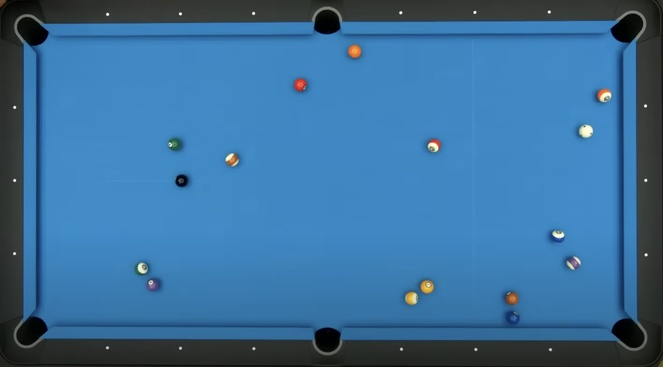
#> input picture photos/img_start.jpeg, 663 x 367 px, shrunk from 1510 x 836 before the run, found by its file name
$ python hough_detector.py
#> lines starting #> are read from the running program, lines starting #| are printed output that depends on the picture; after the words box and inside, x2 and y2 are one past the last pixel; in counts of white or black regions, pixels touching at a corner belong together
### output_utils.py
"""
A utility for creating output paths for debug files.
"""

from pathlib import Path

# The base directory for all debug output.
DEBUG_DIR = Path("output/debug")


def get_output_path(file_name: str, sub_dir: str = "") -> str:
    """
    Constructs a full path for a debug file and ensures the directory exists.

    Args:
        file_name: The name of the file to be saved.
        sub_dir: An optional subdirectory within the main debug directory.

    Returns:
        The full, absolute path to the output file as a string.
    """
    if sub_dir:
        output_dir = DEBUG_DIR / sub_dir
    else:
        output_dir = DEBUG_DIR

    # Ensure the directory exists.
    output_dir.mkdir(parents=True, exist_ok=True)

    # Use pathlib to construct the final path and return it as a string.
    return str(output_dir / Path(file_name).name)

### const_numbers.py
"""
Global Configuration and Application State Management.

This module serves a dual purpose:
1.  It defines file system paths and geometric constants for the pool table
    analysis.
2.  It manages the mutable state of the application using global variables and
    accessor functions.

Warning:
    The use of global variables for application state is a significant
    architectural flaw. It makes the system difficult to test, debug, and scale,
    and it is not safe for concurrent requests. A future refactor should
    encapsulate this state within a dedicated context or state management class
    that is passed explicitly through the application.

"""

import math
from pathlib import Path
from typing import List, Optional

from analyzer_table.launcher_helper.json_models import Rectangle, BallType
from game_class.C_pocket import Pocket

# --- Mutable Global State ---
# These variables store the application's state and are modified during runtime.
# This is a temporary and unsafe design.

_TABLE_LENGTH_CM: float = 290.0
_TABLE_WIDTH_CM: float = 145.0
_PLAYER_BALL_TYPE: str = BallType.SOLID
_CROPPED_IMAGE_PATH: str = ""
_CROPPED_RECTANGLE: Optional[Rectangle] = None
_USE_PREDICTED_POCKETS: bool = False
_DETECTED_POCKETS: Optional[List[Pocket]] = None
_IMAGE_WIDTH_PX: float = 0.0
_IMAGE_HEIGHT_PX: float = 0.0

# --- File System Paths and Constants ---

BASE_DIR = Path(__file__).resolve().parent
OUTPUT_DIR = BASE_DIR / "output"
UPLOAD_DIR = BASE_DIR / "uploads"
FRONTEND_DIR = BASE_DIR / "frontend"

RECTANGLE_JSON_PATH = "rectangles_cache.json"
OUTPUT_IMAGE_PATH = OUTPUT_DIR / "img.png"
OUTPUT_JSON_PATH = OUTPUT_DIR / "analysis.json"
OUTPUT_CONTACT_VIEW_PATH = BASE_DIR / "img_contact.png"
FELT_MASK_PATH = "output/debug/black_white_detect/01_felt_mask.jpg"

MERGE_MAX_Y_DIFF: int = 65  # Allowed pixel distance on Y-axis for merging
NOT_FREE_SHOT: str = "dont have a free shot"
FORSE_WALL_SHOT: bool = False  # Debug flag to force wall shot calculations

# --- State Accessor Functions ---


def get_table_length() -> float:
    """Returns the current table length in centimeters."""
    global _TABLE_LENGTH_CM
    return _TABLE_LENGTH_CM


# [38 lines left out: functions set_table_length, get_table_width, set_table_width, not called in this run]


def get_ball_type() -> str:
    """Returns the player's currently selected ball type ('SOLID' or 'STRIPED')."""
    return _PLAYER_BALL_TYPE


# [19 lines left out: function set_ball_type, not called in this run]


def get_pocket_path() -> str:
    """Returns the file path to the cropped image used for pocket analysis."""
    return _CROPPED_IMAGE_PATH


# [5 lines left out: function set_pocket_path, not called in this run]


def get_rectangle_croped() -> Optional[Rectangle]:
    """Returns the Rectangle object used for cropping."""
    return _CROPPED_RECTANGLE


# [4 lines left out: function set_rectangle_croped, not called in this run]


def get_use_predicted_pockets() -> bool:
    """Returns True if user-predicted pockets should be used."""
    return _USE_PREDICTED_POCKETS


# [4 lines left out: function set_use_predicted_pockets, not called in this run]


def get_detected_pockets() -> Optional[List[Pocket]]:
    """Returns the list of detected Pocket objects."""
    return _DETECTED_POCKETS


# [5 lines left out: function set_detected_pockets, not called in this run]


def get_width_px() -> float:
    """Returns the width of the cropped image in pixels."""
    return _IMAGE_WIDTH_PX


# [4 lines left out: function set_width_px, not called in this run]


def get_height_px() -> float:
    """Returns the height of the cropped image in pixels."""
    return _IMAGE_HEIGHT_PX


# [4 lines left out: function set_height_px, not called in this run]


# --- Derived Geometric Calculations ---
# These functions calculate geometric properties based on the current table size.


def get_ball_radius() -> float:
    """Calculates the ball radius based on table length."""
    return get_table_length() / 100.0


def get_ball_radius_photo() -> float:
    """Calculates a larger ball radius for visualization purposes."""
    return get_table_length() / 60.0


def get_pocket_margin() -> float:
    """Calculates the margin around pockets for detection."""
    return get_table_length() / 45.0


def get_pocket_margin_merge() -> float:
    """Calculates a larger pocket margin used for merging pocket detections."""
    return get_table_length() / 30.0


def get_wall_margin() -> float:
    """Calculates the margin from the table walls."""
    return get_table_length() / 37.0


def get_ball_diameter() -> float:
    """Calculates the effective ball diameter, including a small buffer."""
    return get_ball_radius() * 2.2


def get_corner_pocket_radius() -> float:
    """Calculates the radius for corner pockets."""
    return get_table_length() / 72.5


def get_side_pocket_radius() -> float:
    """Calculates the radius for side pockets."""
    return get_table_length() / 64.4


# [6 lines left out: function get_min_distance_from_pocket, not called in this run]


def get_safe_distance() -> float:
    """Calculates the safe distance buffer between two balls."""
    return get_ball_radius() * 0.5


def get_pocket_radius() -> float:
    """Calculates a general pocket radius."""
    return get_table_length() / 50.0


def get_pocket_up_radius() -> float:
    """Calculates a larger pocket radius for upward angle shots."""
    return get_pocket_radius() * 1.5


def get_pocket_down_radius() -> float:
    """Calculates a smaller pocket radius for downward angle shots."""
    return get_pocket_radius() * 0.5


def get_pocket_radius_determinate() -> float:
    """Calculates a smaller, more precise radius for pocket determination."""
    return get_pocket_radius() * 0.5


def get_ball_radius_determinate() -> float:
    """Calculates a smaller, more precise radius for ball determination."""
    return get_ball_radius() * 0.3


# [20 lines left out: functions get_max_white_to_target_distance, get_get_max_white_to_target_distance, get_crop_half_size, not called in this run]


def get_safe_from_wall() -> float:
    """Calculates the safe distance a ball must be from a wall."""
    return get_ball_radius() * 1.4


# [6 lines left out: function get_merge_max_diff, not called in this run]


def get_merge_overlap_margin() -> float:
    """Returns the pixel margin for considering if two ball detections overlap."""
    return get_ball_radius() * 0.2


# --- Coordinate Conversion and Utility Functions ---


# [48 lines left out: functions clamp_to_table_pocket, convert_detected_pockets_to_game_coordinates, not called in this run]

### analyzer_table/black_white_detect/hough_detector.py
#!/usr/bin/env python3
import sys
from pathlib import Path

sys.path.insert(0, str(Path(__file__).resolve().parent.parent.parent))

from output_utils import get_output_path
import cv2
import numpy as np
from typing import List, Tuple

from const_numbers import *
from analyzer_table.launcher_helper.json_models import Ball
from const_numbers import FELT_MASK_PATH


def preprocess_roi(roi_gray):
    """Applies a series of preprocessing steps to a region of interest."""
    clahe = cv2.createCLAHE(clipLimit=2.0, tileGridSize=(4, 4))
    equalized_roi = clahe.apply(roi_gray)
    denoised_roi = cv2.bilateralFilter(equalized_roi, d=7, sigmaColor=50, sigmaSpace=7)
    blurred_roi = cv2.GaussianBlur(denoised_roi, (5, 5), 0)
    return blurred_roi


def edge_support_ratio(edges, center_x, center_y, radius):
    """Calculates the ratio of edge pixels within a circular region."""
    height, width = edges.shape[:2]
    radius = int(max(1, radius))
    center_x, center_y = int(center_x), int(center_y)
    padding = 1
    roi_x1 = max(0, center_x - radius - padding)
    roi_x2 = min(width - 1, center_x + radius + padding)
    roi_y1 = max(0, center_y - radius - padding)
    roi_y2 = min(height - 1, center_y + radius + padding)
    if roi_x2 < roi_x1 or roi_y2 < roi_y1:
        return 0.0
    roi = edges[roi_y1 : roi_y2 + 1, roi_x1 : roi_x2 + 1]
    if roi.size == 0:
        return 0.0
    if roi.max() == 0:
        return 0.0
    support_ratio = float(roi.sum() > 0)
    return support_ratio


def refine_with_hough(gray_image, bbox_x, bbox_y, bbox_width, bbox_height, padding=20):
    """Refines a bounding box to a circle using Hough Circle Transform."""
    image_height, image_width = gray_image.shape[:2]
    roi_x1 = max(0, bbox_x - padding)
    roi_y1 = max(0, bbox_y - padding)
    roi_x2 = min(image_width, bbox_x + bbox_width + padding)
    roi_y2 = min(image_height, bbox_y + bbox_height + padding)
    roi = gray_image[roi_y1:roi_y2, roi_x1:roi_x2]
    if roi.size == 0:
        return None
    if roi.max() == 0:
        return None
    preprocessed_roi = preprocess_roi(roi)
    edges = cv2.Canny(preprocessed_roi, 60, 160)
    estimated_radius = 0.5 * min(bbox_width, bbox_height)

    def try_hough(hough_param2, min_radius_multiplier, max_radius_multiplier):
        min_radius = max(6, int(min_radius_multiplier * estimated_radius))
        max_radius = max(min_radius + 2, int(max_radius_multiplier * estimated_radius))
        return cv2.HoughCircles(
            preprocessed_roi,
            cv2.HOUGH_GRADIENT,
            dp=1.2,
            minDist=max(10, int(0.8 * estimated_radius)),
            param1=120,
            param2=hough_param2,
            minRadius=min_radius,
            maxRadius=max_radius,
        )

    circles = try_hough(22, 0.7, 1.35)
    if circles is None:
        circles = try_hough(18, 0.45, 1.9)
    if circles is None:
        return None
    best_circle, best_score = None, -1.0
    for circle in circles[0]:
        center_x, center_y, radius = circle
        if radius < 0.4 * estimated_radius:
            continue
        coverage_score = edge_support_ratio(edges, center_x, center_y, radius)
        score = coverage_score * radius
        if score > best_score:
            best_score = score
            best_circle = (center_x, center_y, radius)
    if best_circle is None:
        return None
    center_x, center_y, radius = best_circle
    return int(roi_x1 + center_x), int(roi_y1 + center_y), int(radius)


def touches_border(bbox, image_width, image_height, padding=3):
    """Checks if a bounding box touches the image border."""
    bbox_x, bbox_y, bbox_width, bbox_height = bbox
    return (
        bbox_x <= padding
        or bbox_y <= padding
        or (bbox_x + bbox_width) >= (image_width - 1 - padding)
        or (bbox_y + bbox_height) >= (image_height - 1 - padding)
    )


def balls_from_connected_components(binary_mask, gray_image):
    """Finds balls from connected components in a binary mask."""
    image_height, image_width = binary_mask.shape[:2]
    num_labels, labels, stats, centroids = cv2.connectedComponentsWithStats(
        binary_mask, connectivity=8
    )
    balls = []
    image_area = image_height * image_width
    min_component_area = int(0.00015 * image_area)
    max_component_area = int(0.0055 * image_area)
    MAX_RADIUS = 100
    for label_id in range(1, num_labels):
        stat_x, stat_y, stat_width, stat_height, stat_area = stats[label_id]
        if not min_component_area <= stat_area <= max_component_area:
            continue
        if touches_border(
            (stat_x, stat_y, stat_width, stat_height), image_width, image_height
        ):
            continue
        refined_circle = refine_with_hough(
            gray_image, stat_x, stat_y, stat_width, stat_height
        )
        if refined_circle:
            center_x, center_y, radius = refined_circle
        else:
            center_x, center_y = centroids[label_id]
            estimated_radius = int(0.5 * (stat_width + stat_height) / 2)
            radius = max(6, estimated_radius)
        if radius > MAX_RADIUS:
            continue
        balls.append((int(center_x), int(center_y), int(radius)))
    return sorted(balls, key=lambda item: item[2], reverse=True)


def detect_balls_as_dataclasses(binary_mask, gray_image) -> List[Ball]:
    """Converts raw ball detections to Ball dataclasses and filters by radius."""
    raw_balls = balls_from_connected_components(binary_mask, gray_image)
    balls: List[Ball] = []
    for center_x, center_y, radius in raw_balls:
        if (
            get_ball_radius() - get_ball_radius_determinate()
            <= radius
            <= get_ball_radius() + get_ball_radius_determinate()
        ):
            ball = Ball(center=(int(center_x), int(center_y)), radius=int(radius))
            balls.append(ball)
            print(
                f"✅ Ball detected: x={int(center_x)}, y={int(center_y)}, r={int(radius)}"
            )
        else:
            print(f"⚠️ Ignored ball with invalid radius r={int(radius)}")
            print(
                f"   (valid range: [{get_ball_radius()-get_ball_radius_determinate()}, {get_ball_radius()+get_ball_radius_determinate()}])"
            )
    return balls


def detect_balls_full_pipeline(input_path: str):
    """Full pipeline for detecting balls in an image."""
#> called with input_path = 'photos/img_start.jpeg'
    MASK_OUTPUT_PATH = get_output_path(FELT_MASK_PATH, sub_dir="black_white_detect")
    OUTPUT_PATH = get_output_path(
        "output_marked_balls.jpg", sub_dir="black_white_detect"
    )
    original_image = cv2.imread(input_path)
#> original_image is the input picture: shape (367, 663, 3); mean B, G, R 155.4, 111.7, 58.2
    if original_image is None:
        raise FileNotFoundError(f"❌ Could not read input image: {input_path}")
    hsv_image = cv2.cvtColor(original_image, cv2.COLOR_BGR2HSV)
    lower_blue = np.array([80, 40, 30], dtype=np.uint8)
    upper_blue = np.array([125, 255, 255], dtype=np.uint8)
    lower_green = np.array([35, 30, 30], dtype=np.uint8)
    upper_green = np.array([85, 255, 255], dtype=np.uint8)

    colorful_mask = cv2.inRange(
        hsv_image, np.array([0, 40, 40], np.uint8), np.array([179, 255, 255], np.uint8)
    )
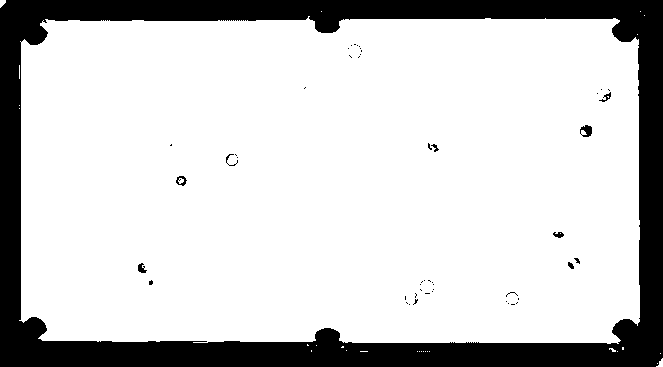
#> colorful_mask: shape (367, 663); 80.7% white; 50 black regions (41 under 20 px), largest, box (x1, y1, x2, y2) and area: (0, 0, 663, 367) 46524, (580, 125, 592, 137) 95, (176, 176, 187, 186) 56
    blue_mask = cv2.inRange(hsv_image, lower_blue, upper_blue)
    green_mask = cv2.inRange(hsv_image, lower_green, upper_green)
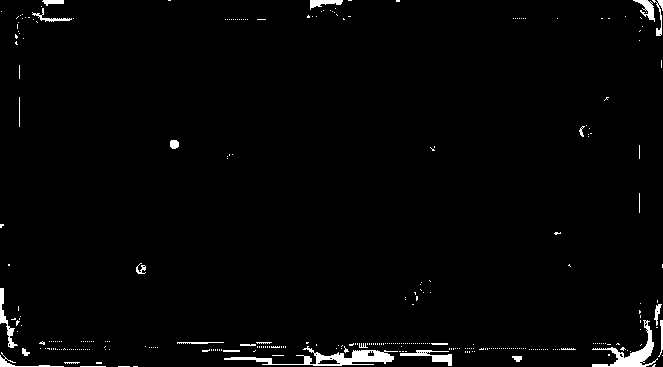
#> green_mask: shape (367, 663); 1.9% white; 322 white regions (294 under 20 px), largest, box (x1, y1, x2, y2) and area: (224, 346, 398, 366) 1085, (592, 320, 658, 367) 766, (400, 350, 452, 366) 305
    felt_mask = cv2.bitwise_or(blue_mask, green_mask)

    felt_mask = cv2.bitwise_and(felt_mask, colorful_mask)
    # --- START FIX: Reflection Based Detection ---
    # 1. מוצאים את ההשתקפויות הלבנות (הברק) על הכדורים.
    # השולחן הוא מט (לא מחזיר אור), הכדורים מבריקים. הברק הוא תמיד לבן בוהק.
    gray_scale = cv2.cvtColor(original_image, cv2.COLOR_BGR2GRAY)
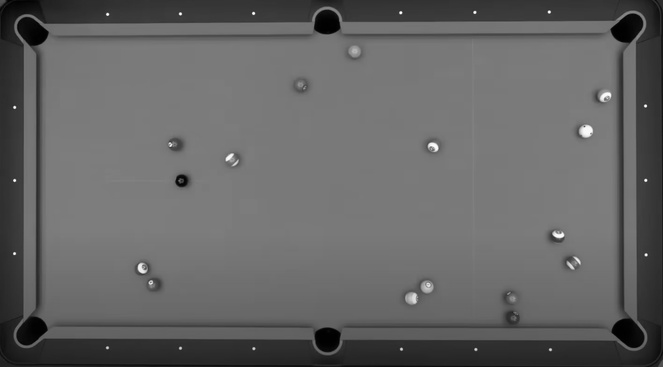
#> gray_scale: shape (367, 663); min 0, max 255, mean 100.7
    _, glare_mask = cv2.threshold(gray_scale, 200, 255, cv2.THRESH_BINARY)

    # 2. מרחיבים את נקודות הברק לגודל של כדור
    # אנחנו יוצרים "בועות" סביב כל ברק שמכריחות את המערכת להבין שיש שם אובייקט
    radius_approx = int(get_ball_radius() * 0.8) # לוקחים רדיוס קצת יותר קטן כדי לא לחרוג
    dilate_kernel = cv2.getStructuringElement(cv2.MORPH_ELLIPSE, (radius_approx, radius_approx))
    ball_locations_by_glare = cv2.dilate(glare_mask, dilate_kernel, iterations=1)
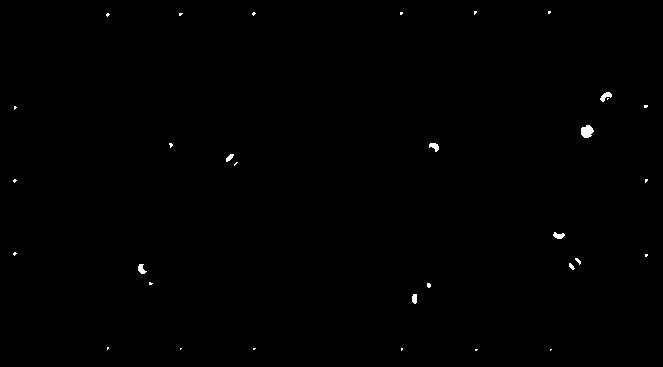
#> ball_locations_by_glare: shape (367, 663); 0.27% white; 32 white regions (23 under 20 px), largest, box (x1, y1, x2, y2) and area: (581, 125, 594, 138) 125, (600, 92, 612, 102) 63, (429, 143, 439, 152) 56

    # 3. חותכים את הבועות האלו ממסיכת השולחן
    # עכשיו, גם אם הכדור ירוק כמו השולחן - הברק שלו יצר "חור" במסיכה והוא יזוהה ככדור.
    felt_mask = cv2.bitwise_and(felt_mask, cv2.bitwise_not(ball_locations_by_glare))
    # --- END FIX ---

    kernel = np.ones((5, 5), np.uint8)
    felt_mask = cv2.morphologyEx(felt_mask, cv2.MORPH_OPEN, kernel, iterations=1)
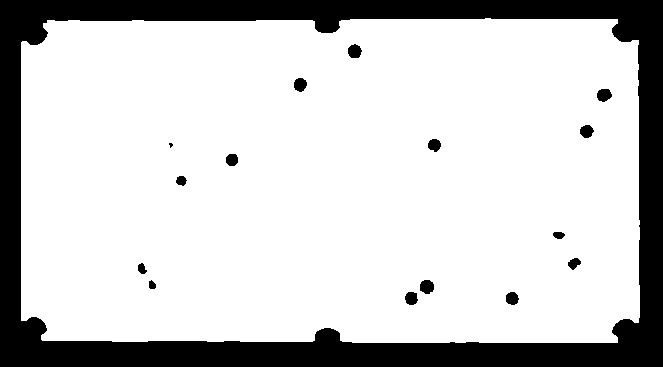
#> felt_mask: shape (367, 663); 80.1% white; 16 black regions (1 under 20 px), largest, box (x1, y1, x2, y2) and area: (0, 0, 663, 367) 46818, (420, 280, 434, 294) 158, (348, 44, 362, 58) 151
    felt_mask = cv2.morphologyEx(felt_mask, cv2.MORPH_CLOSE, kernel, iterations=1)

    num_labels, labels, stats, _ = cv2.connectedComponentsWithStats(
        felt_mask, connectivity=8
    )
#> num_labels = 2; stats = [[0, 0, 663, 367, 48326], [21, 18, 619, 325, 194995]]
    image_height, image_width = felt_mask.shape[:2]
    image_area = image_height * image_width
    min_felt_area = int(0.005 * image_area)
    cleaned_felt_mask = np.zeros_like(felt_mask)
    for label_id in range(1, num_labels):
        stat_x, stat_y, stat_width, stat_height, stat_area = stats[label_id]
        if stat_area >= min_felt_area:
            cleaned_felt_mask[labels == label_id] = 255
#> this loop made 1 pass

    inverted_mask = cv2.bitwise_not(cleaned_felt_mask)
    binary_mask = cv2.morphologyEx(inverted_mask, cv2.MORPH_CLOSE, kernel, iterations=1)
    cv2.imwrite(MASK_OUTPUT_PATH, binary_mask)
    print(f"🖤 Mask saved to: {MASK_OUTPUT_PATH}")

    gray_image = cv2.cvtColor(original_image, cv2.COLOR_BGR2GRAY)
    ball_objects = detect_balls_as_dataclasses(binary_mask, gray_image)
#> in balls_from_connected_components, `num_labels, labels, stats, centroids = cv2.connectedComponentsWithStat..`:
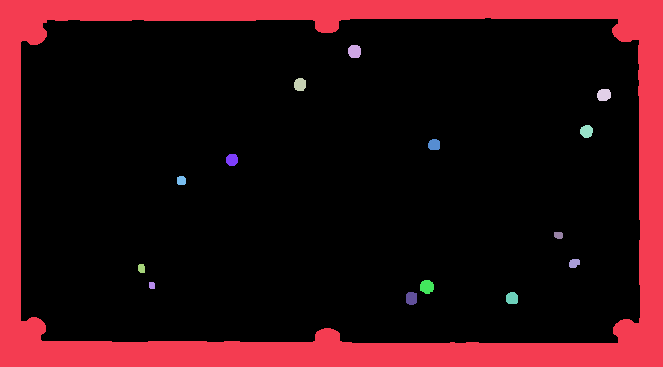
#> labels: shape (367, 663) int32; 16 distinct labels, from 0 to 15; one colour per label, 0 black
#> in balls_from_connected_components, `num_labels, labels, stats, centroids = cv2.connectedComponentsWithStat..`: num_labels = 16; stats = 16 rows, first 6: [21, 18, 619, 325, 194995], [0, 0, 663, 367, 46806], [348, 45, 13, 13, 147], [294, 78, 12, 13, 133], [597, 89, 14, 12, 144], [580, 125, 13, 13, 134]; centroids = 16 rows, first 8: [329.7, 180.5], [333.7, 193.2], [354.1, 51.02], [299.6, 84.12], [603.5, 94.49], [586.1, 130.9], [433.7, 144.3], [231.6, 159.4]
#> the loop in balls_from_connected_components, `for label_id in range(1, num_labels):` made 15 passes
#> (stat_x, stat_y, stat_width, stat_height, stat_area, bbox_x in touches_border, bbox_y in touches_border, bbox_width in touches_border) on passes 3 to 6: (294, 78, 12, 13, 133, 294, 78, 12), (597, 89, 14, 12, 144, 597, 89, 14), (580, 125, 13, 13, 134, 580, 125, 13), (428, 139, 12, 11, 116, 428, 139, 12)
#> pass 2, in preprocess_roi, `blurred_roi = cv2.GaussianBlur(denoised_roi, (5, 5), 0)`:
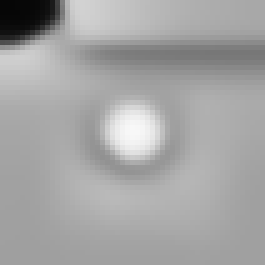
#> blurred_roi: shape (53, 53) (shown 5 times larger); min 6, max 248, mean 164.1
#> after the loop in balls_from_connected_components, `for label_id in range(1, num_labels):`: balls = [(354, 51, 6), (301, 85, 7), (600, 96, 7), (585, 130, 6), (432, 144, 9), (231, 159, 6), (181, 180, 6), (558, 234, 6), (573, 262, 6), (154, 284, 7), (426, 286, 7), (153, 284, 7), (408, 295, 7), (511, 297, 6)]
#> in detect_balls_as_dataclasses, `raw_balls = balls_from_connected_components(binary_mask, gray_image)`: raw_balls = [(432, 144, 9), (301, 85, 7), (600, 96, 7), (154, 284, 7), (426, 286, 7), (153, 284, 7), (408, 295, 7), (354, 51, 6), (585, 130, 6), (231, 159, 6), (181, 180, 6), (558, 234, 6), (573, 262, 6), (511, 297, 6)]
#> the loop in detect_balls_as_dataclasses, `for center_x, center_y, radius in raw_balls:` made 14 passes
#> (printed output is left out)
#> after the loop in detect_balls_as_dataclasses, `for center_x, center_y, radius in raw_balls:`: balls = []
#> ball_objects = []
    print(f"🎱 Found {len(ball_objects)} balls.")
#| 🎱 Found 0 balls.

    output_image = original_image.copy()
    for ball in ball_objects:
        center_x, center_y = ball.center
        radius = ball.radius
        draw_radius = max(8, int(radius))
        thickness = max(2, draw_radius // 5)
        cv2.circle(
            output_image, (center_x, center_y), draw_radius, (0, 255, 0), thickness
        )
        cv2.circle(
            output_image,
            (center_x, center_y),
            max(3, draw_radius // 6),
            (0, 0, 255),
            -1,
        )
        label_text = f"({center_x},{center_y})"
        cv2.putText(
            output_image,
            label_text,
            (center_x + draw_radius + 6, center_y - draw_radius - 6),
            cv2.FONT_HERSHEY_SIMPLEX,
            0.5,
            (255, 255, 255),
            1,
        )
#> this loop made 0 passes

    cv2.imwrite(OUTPUT_PATH, output_image)
    print(f"✅ Final image saved to: {OUTPUT_PATH}")
    return ball_objects


if __name__ == "__main__":
    example_image_path = "photos/img_start.jpeg"
    detected_balls = detect_balls_full_pipeline(example_image_path)
#> detected_balls = []
    print(
        "[OK] Example finished, first 3 balls:", [b.center for b in detected_balls[:3]]
    )
#| [OK] Example finished, first 3 balls: []
